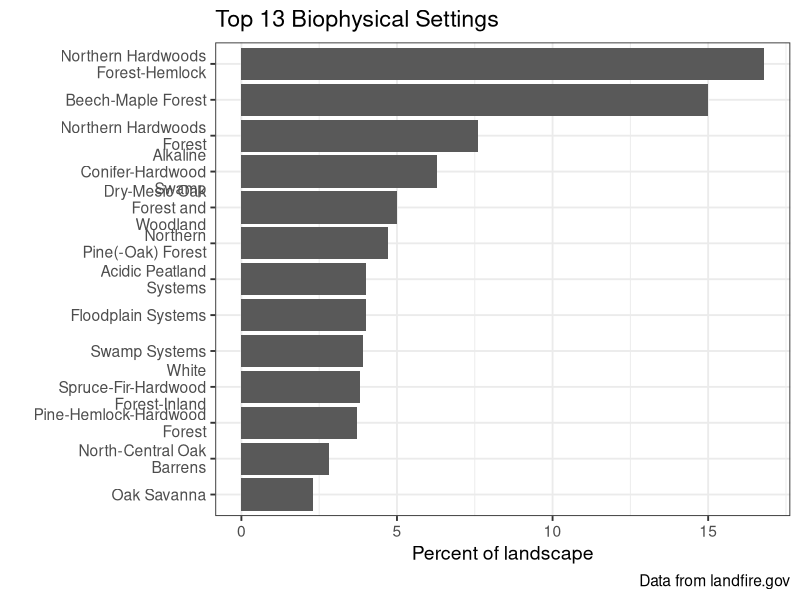
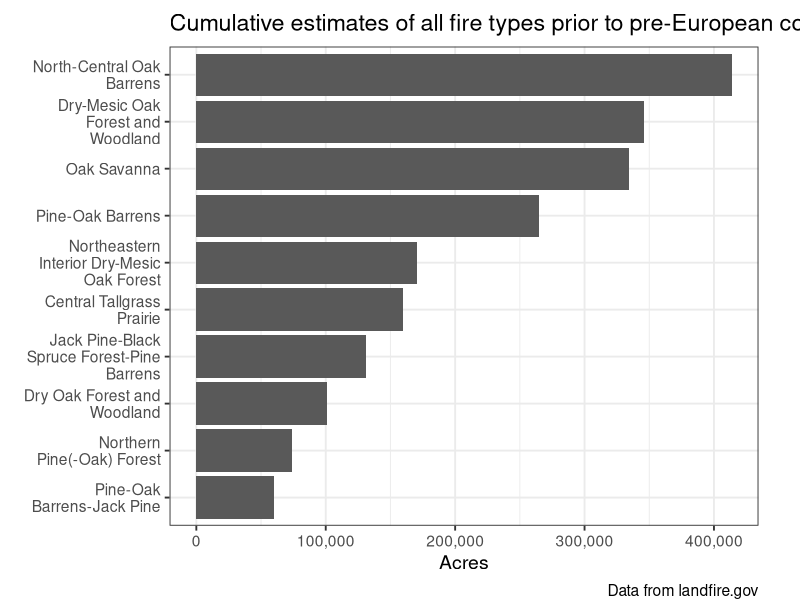
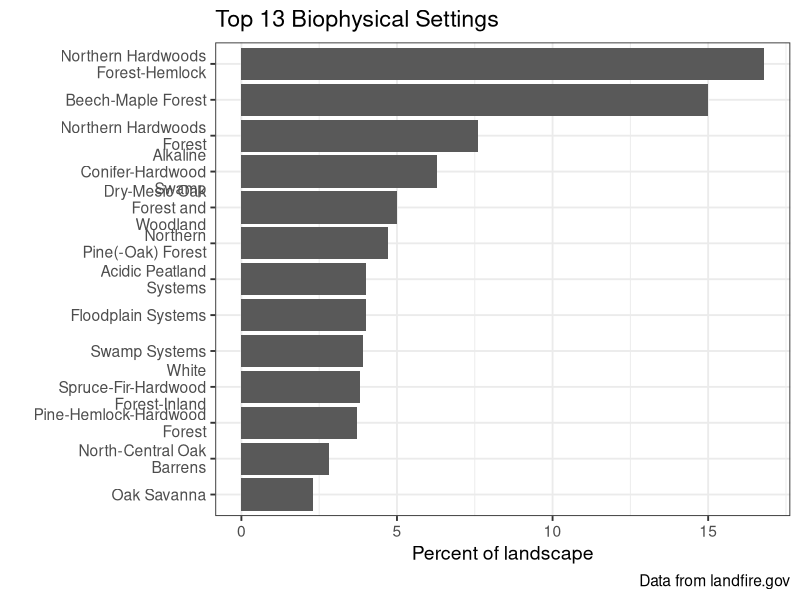
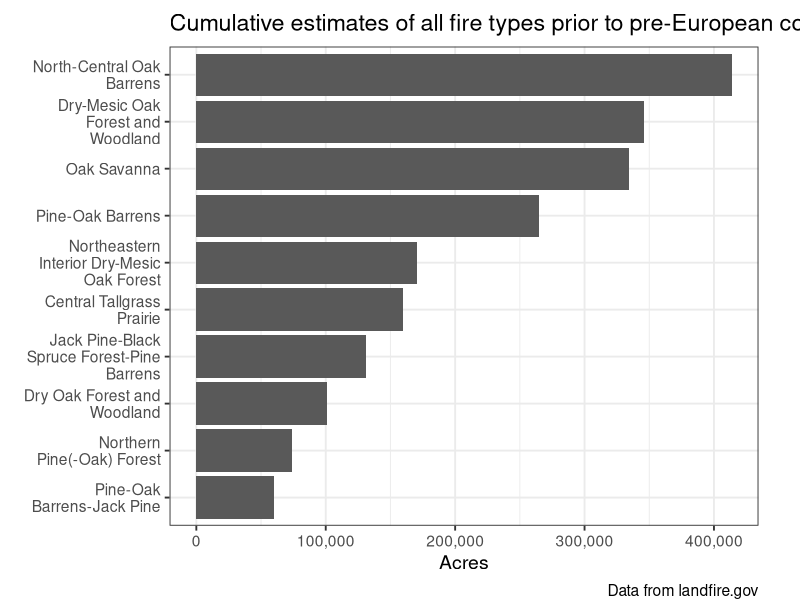

The R script that drew these images, in order:
## ---- chunk 1
library(tidyverse)
library(scales)
library(stringr)

geographies <- c(
              "Boreal ",
              "Central Interior and Appalachian ",
              "Great Lakes ",
              "Laurentian ",
              "Laurentian-Acadian ",
              "North-Central Interior ")



bps_data <- read.csv("data/bps_atts_r.csv")

bps_data$BPS_NAME <- gsub(paste(geographies, collapse = "|"), "", bps_data$BPS_NAME)

bpsname <- bps_data %>%
  group_by(BPS_NAME) %>%
  summarize(ACRES = sum(ACRES),
            REL_PERCENT = sum(REL_PERCENT)) %>%
  arrange(desc(REL_PERCENT)) %>%
  subset(BPS_NAME != "Open Water" & BPS_NAME != "Barren-Rock/Sand/Clay") %>%
  distinct(BPS_NAME, .keep_all = TRUE) %>%
  top_n(n = 13, wt = REL_PERCENT) 

# plot
bpsChart <- 
  ggplot(data = bpsname, aes(x = BPS_NAME, y = REL_PERCENT)) +
  geom_bar(stat = "identity") +
  labs(
    title = "Top 13 Biophysical Settings",
    caption = "Data from landfire.gov",
    x = "",
    y = "Percent of landscape") +
  scale_x_discrete(limits = rev(bpsname$BPS_NAME),
                   labels = function(x) str_wrap(x, width = 18)) +
  coord_flip() +
  theme_bw(base_size = 14)


bpsChart

# if the plot looks good, save it
ggsave("./OUTPUTS/bpsChart.png", width = 12, height = 9)
## ---- chunk 2
# read bps attribute table .csv and summarize
annualFire <- bps_data %>%
  mutate(annual_fire_acres = ((1/FRI_ALLFIR)*ACRES)) %>%
  filter(BPS_NAME != 'Open Water') %>%
  group_by(BPS_NAME) %>%
  summarize(acres = sum(annual_fire_acres)) %>%
  arrange(desc(acres)) %>%
  top_n(n = 10, wt = acres)

# plot
fireChart <- 
  ggplot(data = annualFire, aes(x = BPS_NAME, y = acres)) +
  geom_bar(stat = "identity") +
  labs(
    title = "Cumulative estimates of all fire types prior to pre-European colonization",
    caption = "Data from landfire.gov",
    x = "",
    y = "Acres") +
  scale_x_discrete(limits = rev(annualFire$BPS_NAME),
                   labels = function(x) str_wrap(x, width = 18)) +
  scale_y_continuous(name = 'Acres', labels = comma) +
  coord_flip() +
  theme_bw(base_size = 14) +
  theme(plot.margin = margin(10, 30, 0, 0))

fireChart

# if the plot looks good, save it
ggsave("./OUTPUTS/fireChart.png", width = 12, height = 5)
